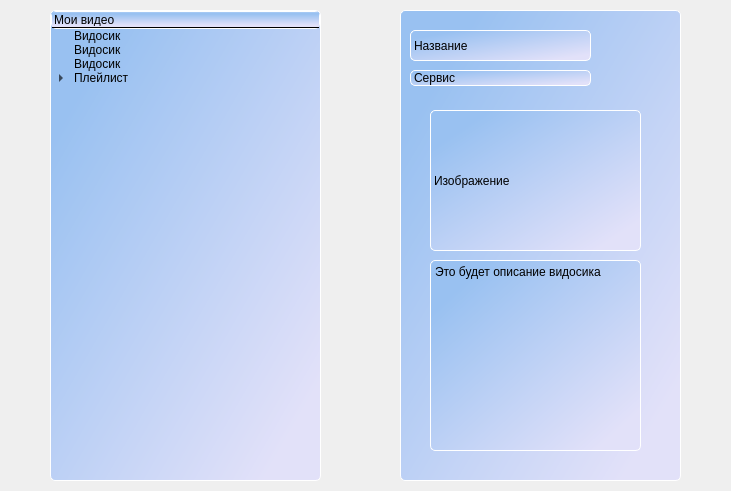
<?xml version="1.0" encoding="UTF-8"?>
<ui version="4.0">
 <class>Albums</class>
 <widget class="QWidget" name="Albums">
  <property name="geometry">
   <rect>
    <x>0</x>
    <y>0</y>
    <width>731</width>
    <height>491</height>
   </rect>
  </property>
  <property name="windowTitle">
   <string>Form</string>
  </property>
  <widget class="QGroupBox" name="groupBox">
   <property name="geometry">
    <rect>
     <x>400</x>
     <y>10</y>
     <width>281</width>
     <height>471</height>
    </rect>
   </property>
   <property name="styleSheet">
    <string notr="true">border: 1px solid #ffffff;
border-radius: 5px;
background-color: qlineargradient(spread:pad, x1:0, y1:0, x2:1, y2:1, stop:0.140704 rgba(153, 193, 241, 255), stop:0.894472 rgba(226, 225, 249, 255));</string>
   </property>
   <property name="title">
    <string/>
   </property>
   <widget class="QLabel" name="Label_Video">
    <property name="geometry">
     <rect>
      <x>10</x>
      <y>20</y>
      <width>181</width>
      <height>31</height>
     </rect>
    </property>
    <property name="text">
     <string>Название</string>
    </property>
   </widget>
   <widget class="QLabel" name="Service">
    <property name="geometry">
     <rect>
      <x>10</x>
      <y>60</y>
      <width>181</width>
      <height>16</height>
     </rect>
    </property>
    <property name="text">
     <string>Сервис</string>
    </property>
   </widget>
   <widget class="QTextBrowser" name="textBrowser">
    <property name="geometry">
     <rect>
      <x>30</x>
      <y>250</y>
      <width>211</width>
      <height>191</height>
     </rect>
    </property>
    <property name="html">
     <string>&lt;!DOCTYPE HTML PUBLIC &quot;-//W3C//DTD HTML 4.0//EN&quot; &quot;http://www.w3.org/TR/REC-html40/strict.dtd&quot;&gt;
&lt;html&gt;&lt;head&gt;&lt;meta name=&quot;qrichtext&quot; content=&quot;1&quot; /&gt;&lt;meta charset=&quot;utf-8&quot; /&gt;&lt;style type=&quot;text/css&quot;&gt;
p, li { white-space: pre-wrap; }
hr { height: 1px; border-width: 0; }
li.unchecked::marker { content: &quot;\2610&quot;; }
li.checked::marker { content: &quot;\2612&quot;; }
&lt;/style&gt;&lt;/head&gt;&lt;body style=&quot; font-family:'Segoe UI'; font-size:9pt; font-weight:400; font-style:normal;&quot;&gt;
&lt;p style=&quot; margin-top:0px; margin-bottom:0px; margin-left:0px; margin-right:0px; -qt-block-indent:0; text-indent:0px;&quot;&gt;Это будет описание видосика&lt;/p&gt;&lt;/body&gt;&lt;/html&gt;</string>
    </property>
   </widget>
   <widget class="QLabel" name="IMG">
    <property name="geometry">
     <rect>
      <x>30</x>
      <y>100</y>
      <width>211</width>
      <height>141</height>
     </rect>
    </property>
    <property name="text">
     <string>Изображение</string>
    </property>
   </widget>
  </widget>
  <widget class="QTreeWidget" name="treeWidget">
   <property name="geometry">
    <rect>
     <x>50</x>
     <y>10</y>
     <width>271</width>
     <height>471</height>
    </rect>
   </property>
   <property name="styleSheet">
    <string notr="true">border: 1px solid #ffffff;
border-radius: 5px;
background-color: qlineargradient(spread:pad, x1:0, y1:0, x2:1, y2:1, stop:0.140704 rgba(153, 193, 241, 255), stop:0.894472 rgba(226, 225, 249, 255));</string>
   </property>
   <column>
    <property name="text">
     <string>Мои видео</string>
    </property>
   </column>
   <item>
    <property name="text">
     <string>Видосик</string>
    </property>
   </item>
   <item>
    <property name="text">
     <string>Видосик</string>
    </property>
   </item>
   <item>
    <property name="text">
     <string>Видосик</string>
    </property>
   </item>
   <item>
    <property name="text">
     <string>Плейлист</string>
    </property>
    <item>
     <property name="text">
      <string>Видосик</string>
     </property>
    </item>
    <item>
     <property name="text">
      <string>Видосик</string>
     </property>
    </item>
    <item>
     <property name="text">
      <string>Видосик</string>
     </property>
    </item>
    <item>
     <property name="text">
      <string>Видосик</string>
     </property>
    </item>
   </item>
  </widget>
 </widget>
 <resources/>
 <connections/>
</ui>
